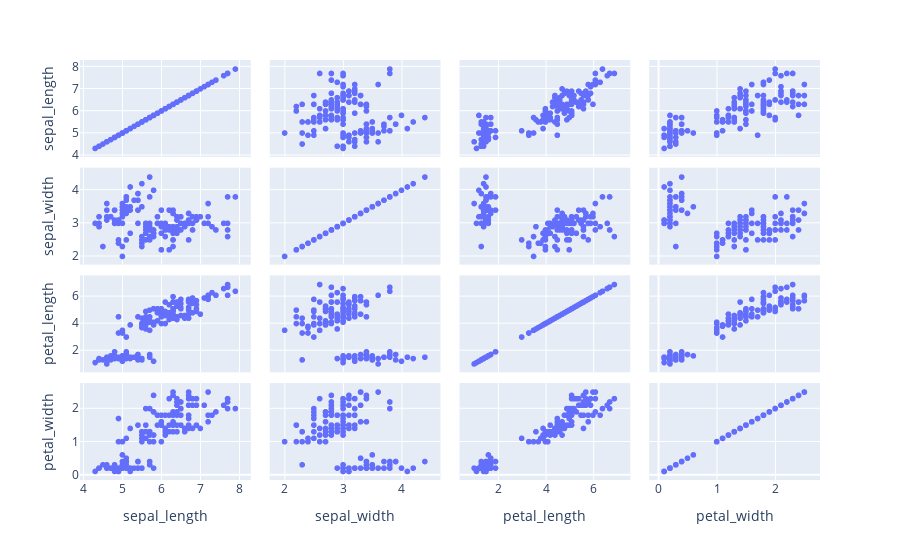

Notebook cell for this chart:
### Markdown cell above
จากนั้นลองวาด scatter matrix

### Code cell
import plotly.express as px

# df.select_dtypes() เลือกเฉพาะคอลัมน์ตามชนิดตัวแปรที่ต้องการ ซึ่งในกรณีนี้เราจะเอาแค่ float64
iris_number_only = iris.select_dtypes(include='float64')
px.scatter_matrix(iris_number_only)

### Figure 1 — Plotly figure (JSON) as saved in the notebook; plotly's stock layout.template omitted (floating-point values rounded to 4 significant figures; data arrays with more than 128 entries replaced by an {"elided": "..."} marker saying what was removed)
{"data": [{"dimensions": [{"axis": {"matches": true}, "label": "sepal_length", "values": {"elided": "150 float values"}}, {"axis": {"matches": true}, "label": "sepal_width", "values": {"elided": "150 float values"}}, {"axis": {"matches": true}, "label": "petal_length", "values": {"elided": "150 float values"}}, {"axis": {"matches": true}, "label": "petal_width", "values": {"elided": "150 float values"}}], "hovertemplate": "%{xaxis.title.text}=%{x}<br>%{yaxis.title.text}=%{y}<extra></extra>", "legendgroup": "", "marker": {"color": "#636efa", "symbol": "circle"}, "name": "", "showlegend": false, "type": "splom"}], "layout": {"dragmode": "select", "legend": {"tracegroupgap": 0}, "margin": {"t": 60}}}
